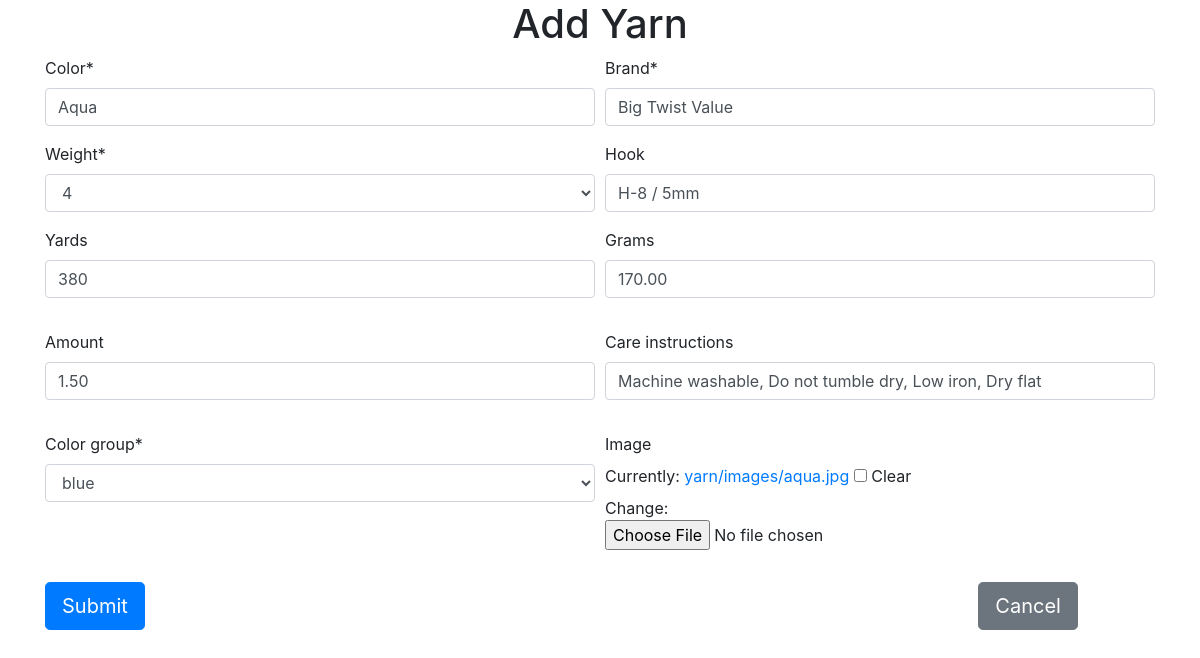
Page /yarn/5/update/ (signed in) on the committed database.
### Inventory/models.py (models this page shows, shortened)
class Yarn(models.Model):
    image = models.ImageField(upload_to="yarn/images/", blank=True, null=True, default="default.jpg")
    color = models.CharField(max_length=200)
    weight = models.CharField(max_length=20, choices = WEIGHT_CHOICES, default="4")
    brand = models.CharField(max_length=200)
    yards = models.IntegerField(blank=True, null=True)
    hook = models.CharField(max_length=200, blank=True, null=True)
    grams = models.DecimalField(max_digits=8, decimal_places=2, blank=True, null=True)
    amount = models.DecimalField(max_digits=8, decimal_places=2, blank=True, null=True)
    care_instructions = models.CharField(max_length=500, default="", blank=True, null=True)
    color_group = models.CharField(max_length=50, choices=COLOR_CHOICES, default="blue")
    class Meta:
        ordering = ['brand', 'color']

### Inventory/views.py (the view)
# urls.py: path('yarn/<int:pk>/update/', views.YarnUpdateView.as_view(), name="yarn-update"),
class YarnUpdateView(LoginRequiredMixin,UpdateView):
    model = Yarn
    template_name = "Inventory/yarn_form.html"
    form_class = YarnForm
    success_url = reverse_lazy('yarn')
    login_url = '/admin'

### Inventory/forms.py
class YarnForm(forms.ModelForm):
    class Meta:
        model = Yarn
        fields = "__all__"

### Inventory/templates/Inventory/yarn_form.html (shortened to what this page needs)
{% extends 'Inventory/base.html' %}
{% load crispy_forms_tags %}
{% block content %}
<div class="container">
    <h1 style="text-align:center;">Add Yarn</h1>
        <form method="POST" enctype="multipart/form-data">
            <div class="form-row">
                <div class="form-group col-md-6 mb-0">
                  {{ form.color|as_crispy_field }}
                </div>
                <div class="form-group col-md-6 mb-0">
                  {{form.brand|as_crispy_field}}
                </div>
            </div>
            <div class="form-row">
                <div class="form-group col-md-6 mb-0">
                  {{ form.weight|as_crispy_field }}
                </div>
                <div class="form-group col-md-6 mb-0">
                  {{form.hook|as_crispy_field}}
                </div>
              </div>
            <div class="form-row">
              <div class="form-group col-md-6">
                {{form.yards|as_crispy_field}}
              </div>
              <div class="form-group col-md-6">
                {{form.grams|as_crispy_field}}
              </div>
            </div>
            <div class="form-row">
                <div class="form-group col-md-6" >
                    {{form.amount|as_crispy_field}}
                </div>
                <div class="form-group col-md-6" >
                    {{form.care_instructions|as_crispy_field}}
                </div>
            </div>
             <div class="form-row">
                <div class="form-group col-md-6">
                    {{form.color_group|as_crispy_field}}
                </div>
                <div class="form-group col-md-6">
                    {{form.image|as_crispy_field}}
                </div>
             </div>
            <div class="form-row">
                <div class="form-group col-md-10">
                    <input type="submit" value="Submit" class="btn btn-primary btn-lg">
                </div>
                <div class="form-group col-md-2">
                    <a href="{% url 'yarn' %}" class="btn btn-secondary btn-lg">Cancel</a>
                </div>
            </div>
        </form>
    <br>
    </div>
{% endblock %}

### rows in the picture
Yarn: color "Aqua", brand "Big Twist Value", weight "4", hook "H-8 / 5mm", yards "380", grams "170.00", amount "1.50", care_instructions "Machine washable, Do not tumble dry, Low iron, Dry flat", color_group "blue"
